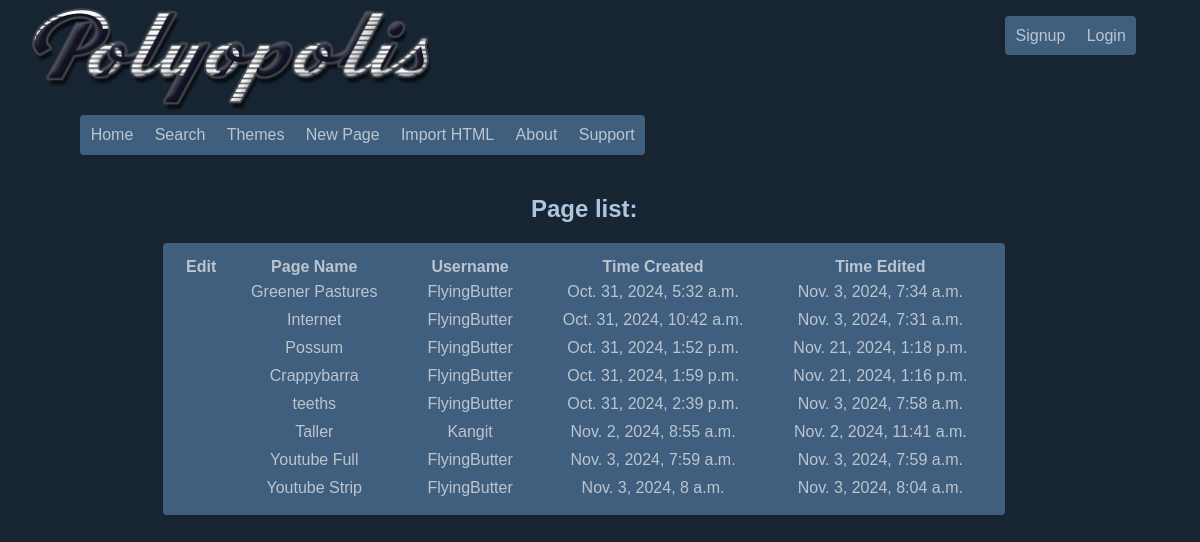
The page / on the database its author committed.
### builder/models.py (models this page shows, shortened)
class Page(models.Model):
    id = models.UUIDField(primary_key=True, default=uuid.uuid4, editable=False)
    title = models.CharField(max_length=200, default="")
    owner = models.ForeignKey(settings.AUTH_USER_MODEL, on_delete=models.CASCADE)
    created_at = models.DateTimeField(auto_now_add=True)
    touch_time = models.DateTimeField(auto_now_add=True)
    content = models.TextField()  # This stores the cleaned HTML content of the page
    unlisted = models.BooleanField(default=False)           # Premium Feature - Prevents pages from appearing in master list
    private = models.BooleanField(default=False)            # Premium Feature - Allows users to restrict a page to specific users
    locked = models.BooleanField(default=False)             # Premium Feature - Locks a page behind a password screen.
    passwd = models.CharField(max_length=200,default="")    # This is kinda gross right now. Better make sure this is hashed lol.
    theme = models.ForeignKey(Theme, on_delete=models.CASCADE, related_name='pages', default=None, null=True)
    jscript = models.BooleanField(default=False)            # Controls if javascript is allowed

### builder/views.py (the view)
# urls.py: path('', views.page_list, name='page_list'),
def page_list(request):
    pages = Page.objects.filter(unlisted=False)
    return render(request, 'builder/page_list.html', {'pages': pages})

### builder/templates/builder/page_list.html
{% extends 'builder/base.html' %}
{% block content %}
<div class="centered">
    <h2>Page list:</h2>
<table class="link_list">
    <tr>
      <th>Edit</th>
      <th>Page Name</th>
      <th>Username</th>
      <th>Time Created</th>
      <th>Time Edited</th>
    </tr>
    {% for page in pages %}
    <tr>
            {% if user == page.owner %}
            <td><a href="{% url 'page_editor' page.id %}"><big>✎</big></a> &nbsp; <a href="{% url 'page_delete' page.id %}"><big>✖</big></a></td>
            {% else %}
            <td></td>
            {% endif %}
            <td><a href="{% url 'page_viewer' page.id %}">{{ page.title }}</a></td>
            <td><a href="/user/?query={{ page.owner.username }}">{{ page.owner }}</a></td>
            <td class="time"><a href="{% url 'page_viewer' page.id %}">{{ page.created_at }}</a></td>
            <td class="time"><a href="{% url 'page_viewer' page.id %}">{{ page.touch_time }}</a></td>
    </tr>
    {% endfor %}
</table>
</div>
{% endblock %}

### builder/templates/builder/base.html (shortened to what this page needs)
<!DOCTYPE html>
<html lang="en">
<head>
    {% load static %}
    {% if request.session.selected_theme %}<style>{{ request.session.selected_theme|safe }}</style>{% else %}<link rel="stylesheet" href="/static/css/default.css">{% endif %}
    <link rel="stylesheet" href="/static/css/layout.css">
</head>
<body>
        <div class="headbar">
        <div class="left">
        <div><a href="{% url 'page_list' %}"><img width="400vw" src="{% static '/img/logo_1.png' %}"></a></div>
        <div class="navbar">
            <a href="{% url 'page_list' %}"><div class="but_nav_left">Home</div></a>
            <a href="{% url 'search' %}"><div class="but_nav">Search</div></a>
            <a href="{% url 'theme' %}"><div class="but_nav">Themes</div></a>
            {% if user.is_authenticated %}
            <a href="{% url 'create_page' %}"><div class="but_nav">New Page</div></a>
            <a href="{% url 'import_html' %}"><div class="but_nav">Import HTML</div></a>
            {% else %}
            <a href="{% url 'login' %}"><div class="but_nav">New Page</div></a>
            <a href="{% url 'login' %}"><div class="but_nav">Import HTML</div></a>
            {% endif %}
            <a href=""><div class="but_nav">About</div></a>
            <a href=""><div class="but_nav_right">Support</div></a>
        </div>
        </div>
        <div class="right">
        <div class="navbar">
        {% if user.is_authenticated %}
        <a href="/user/?query={{ user.username }}"><div class="but_nav_left">{{ user.username }}</div></a>
        <a href="{% url 'logout' %}"><div class="but_nav_right">Logout</div></a>
        {% else %}
        <a href="{% url 'signup' %}"><div class="but_nav_left">Signup</div></a>
        <a href="{% url 'login' %}"><div class="but_nav_right">Login</div></a>
        {% endif %}
        </div>
        </div>
        </div>
    <div class="content">
        <div class="centered">
        {% block content %}{% endblock %}
        </div>
    </div>
</body>
</html>

### static/css/default.css (style rules this page uses)
:root { --back: #172533; --backimg: none; --text: #acc6e0; --accent: #405f7f; --accent_hov: #2f465d; --accent_text: #bbc5cf; }

### static/css/layout.css (style rules this page uses)
html, body { background-color: var(--back); background-image: var(--backimg); background-repeat: repeat; background-attachment: fixed; color: var(--text); font-family: Arial, sans-serif; width: 98%; overflow-x: hidden; box-sizing: border-box; }
* { box-sizing: border-box; }
a { color: inherit; text-decoration-line: none; }
.centered { display: flex; flex-direction: column; align-items: center; }
.headbar { display: flex; }
.right { display: flex; margin-right: 2vw; margin-top: 8px; }
.left { display: flex; align-items: center; flex-wrap: wrap; margin-left: 2vw; }
.content { margin: 20px; }
.link_list { background-color: var(--accent); color: var(--accent_text); padding: 1vw; border-radius: 4px; }
td { padding-left: 2vw; padding-right: 2vw; padding-top: 4px; padding-bottom: 4px; text-align: center; max-width: 30vw; overflow: hidden; border-radius: 4px; white-space: nowrap; }
.time { white-space: nowrap; }
img { max-width: 70vw; max-height: 100vh; }
.navbar { display: flex; flex-direction: row; }
.but_nav_left { font-size: medium; margin-left: 4vw; background-color: var(--accent); color: var(--accent_text); padding: 8pt; border-radius: 4px 0px 0px 4px; white-space: pre; border-style: none; }
.but_nav { font-size: medium; background-color: var(--accent); color: var(--accent_text); padding: 8pt; border-radius: 0px 0px 0px 0px; white-space: pre; border-style: none; }
.but_nav_right { font-size: medium; background-color: var(--accent); color: var(--accent_text); padding: 8pt; border-radius: 0px 4px 4px 0px; white-space: pre; border-style: none; }
.right, .but_nav, .but_nav_left, .but_nav_right, td { transition: all 0.4s ease-in-out; }

### rows shown on the page
Page: title "Greener Pastures", owner "FlyingButter", created_at "Oct. 31, 2024, 5:32 a.m.", touch_time "Nov. 3, 2024, 7:34 a.m."
Page: title "Internet", owner "FlyingButter", created_at "Oct. 31, 2024, 10:42 a.m.", touch_time "Nov. 3, 2024, 7:31 a.m."
Page: title "Possum", owner "FlyingButter", created_at "Oct. 31, 2024, 1:52 p.m.", touch_time "Nov. 21, 2024, 1:18 p.m."
Page: title "Crappybarra", owner "FlyingButter", created_at "Oct. 31, 2024, 1:59 p.m.", touch_time "Nov. 21, 2024, 1:16 p.m."
Page: title "teeths", owner "FlyingButter", created_at "Oct. 31, 2024, 2:39 p.m.", touch_time "Nov. 3, 2024, 7:58 a.m."
Page: title "Taller", owner "Kangit", created_at "Nov. 2, 2024, 8:55 a.m.", touch_time "Nov. 2, 2024, 11:41 a.m."
Page: title "Youtube Full", owner "FlyingButter", created_at "Nov. 3, 2024, 7:59 a.m.", touch_time "Nov. 3, 2024, 7:59 a.m."
Page: title "Youtube Strip", owner "FlyingButter", created_at "Nov. 3, 2024, 8 a.m.", touch_time "Nov. 3, 2024, 8:04 a.m."
